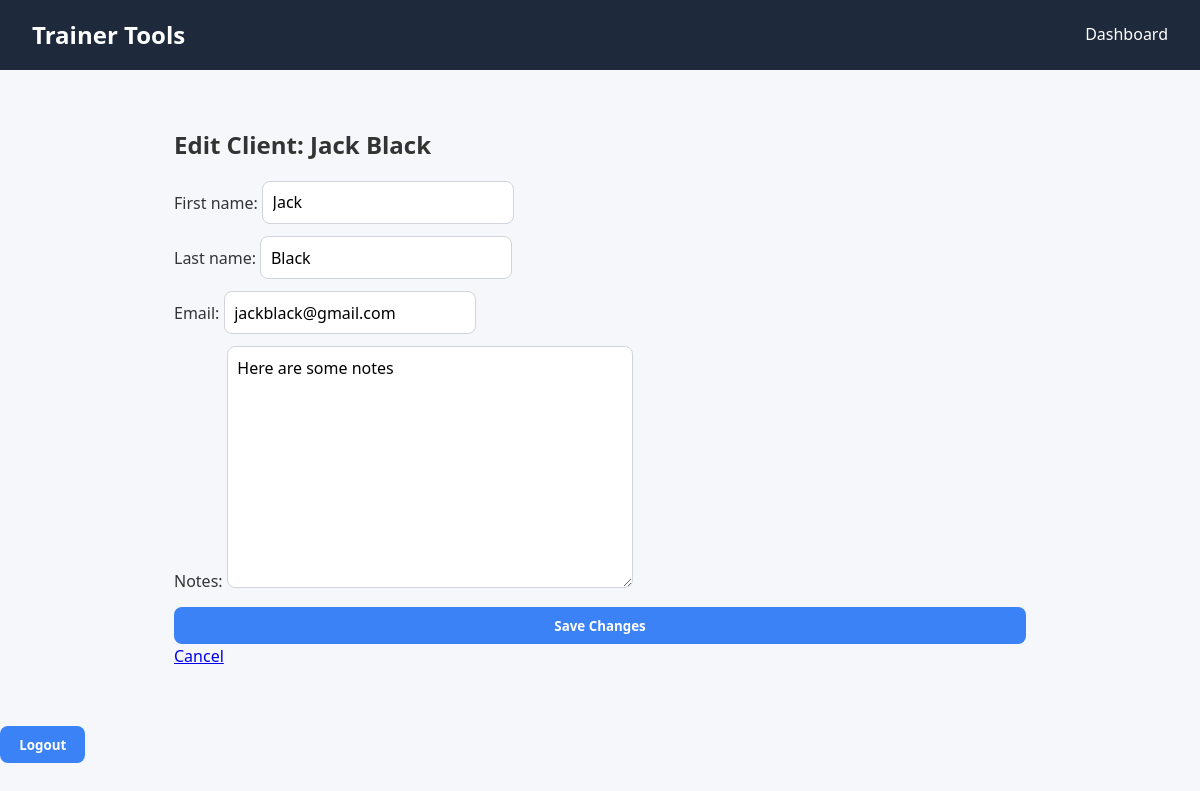
Page /client/1/edit/ (signed in) on the committed database.
### core/models.py (models this page shows, shortened)
class Client(models.Model):
    trainer = models.ForeignKey(User, on_delete=models.CASCADE, related_name="clients")
    first_name = models.CharField(max_length=100)
    last_name = models.CharField(max_length=100)
    email = models.EmailField(blank=True, null=True)
    phone = models.CharField(max_length=20, blank=True, null=True)
    notes = models.TextField(blank=True, null=True)

### core/views.py (the view)
# urls.py: path("client/<int:pk>/edit/", views.edit_client, name="edit_client"),
@login_required
def edit_client(request, pk):
    client = get_object_or_404(Client, pk=pk, trainer=request.user)
    if request.method == "POST":
        form = ClientForm(request.POST, instance=client)
        if form.is_valid():
            form.save()
            return redirect("client_detail", pk=client.pk)
    else:
        form = ClientForm(instance=client)
    return render(request, "core/edit_client.html", {"form": form, "client":client})

### core/forms.py
class ClientForm(forms.ModelForm):
    class Meta:
        model = Client
        fields = ["first_name", "last_name","email", "notes"]

### core/templates/core/edit_client.html (shortened to what this page needs)
{% extends "core/base.html" %}
{% block content %}
    <h2>Edit Client: {{ client.first_name }} {{ client.last_name }}</h2>
    <form method="post">
        {{ form.as_p }}
        <button type="submit">Save Changes</button>
    </form>
   <a href="{% url 'client_detail' client.pk %}">Cancel</a>
{% endblock %}

### core/static/core/styles.css (style rules this page uses)
* { margin: 0; padding: 0; box-sizing: border-box; font-family: "Segoe UI", Roboto, Helvetica, Arial, sans-serif; }
body { background-color: #f5f7fa; color: #333; line-height: 1.6; padding: 0; margin: 0; }
button, .btn { display: inline-block; padding: 0.6rem 1.2rem; border: none; border-radius: 0.5rem; background-color: #3b82f6; color: white; font-weight: 600; cursor: pointer; transition: background 0.2s ease; }
form { display: flex; flex-direction: column; gap: 0.75rem; margin-top: 1rem; }
input, select, textarea { padding: 0.6rem; border: 1px solid #d1d5db; border-radius: 0.5rem; font-size: 1rem; }

### rows in the picture
Client: first_name "Jack", last_name "Black", email "jackblack@gmail.com", notes "Here are some notes"
